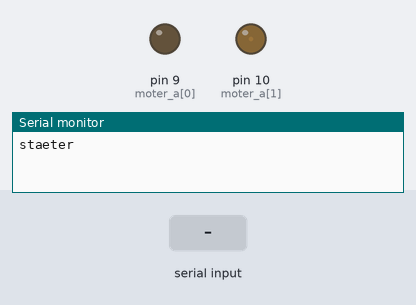
Recording of a sketch running on a simulated Arduino Uno, built with avr-gcc and run on an emulated ATmega328P. On the bench: output pins drawn as LEDs (lit = HIGH), the last lines printed to the serial monitor. The inputs (shaded band) are chosen by the test bench.

Above: at 1.2 s.
1.3 s: "90,45\n" received over Serial
At 2.1 s:
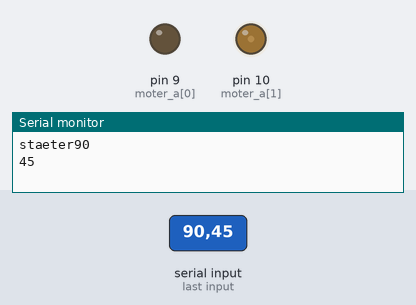
3.8 s: "30,150\n" received over Serial
At 4.5 s:
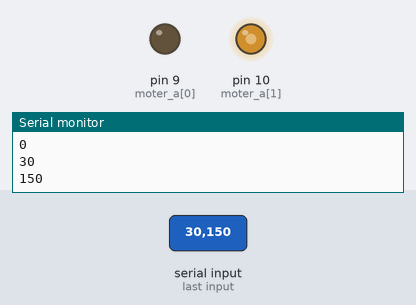
6.3 s: "200\n" received over Serial
At 7.1 s:
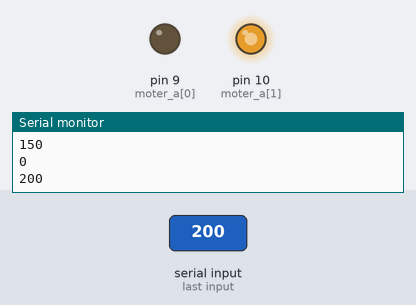
Timing chart, 0 to 9.3 s (numbered marks = the images above; inputs shaded):
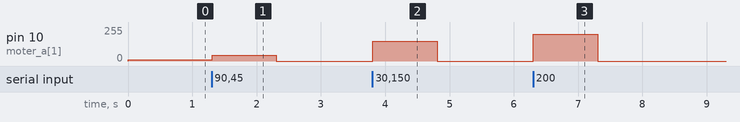

The sketch:

dc_moter_til_linux_cp_to_ardino_moter_skriv_leas.ino
```cpp
int moter_a[] = {9,10};
int tel = 0;
int cp_has = 10;
bool brems = false;
int ret = 1;

void setup() {
  // Initialize digital pin 3 as an output.
  pinMode(moter_a[0], OUTPUT);
  pinMode(moter_a[1], OUTPUT);
  digitalWrite(moter_a[0], LOW);
  digitalWrite(moter_a[1], LOW);
  Serial.begin(9600);
  Serial.print("staeter");

}
void koer(int hasj) // 0 er brams
{
  int has = hasj;
  if(has == 0)
  {
    if(brems)
    {
      digitalWrite(moter_a[0], HIGH);
      digitalWrite(moter_a[1], HIGH);
    }
    else
    {
      digitalWrite(moter_a[0], LOW);
      digitalWrite(moter_a[1], LOW);
    }
  }
  else if(has > 0)
  {
    has--;
    digitalWrite(moter_a[0], LOW);
    if(has > 255)
      analogWrite(moter_a[1], 255);
    else
      analogWrite(moter_a[1], has);
  }
  else
  {
    has = 0 - has;
    has--;
    digitalWrite(moter_a[1], LOW);
    if(has > 255)
      analogWrite(moter_a[0], 255);
    else
      analogWrite(moter_a[0], has);
  }
}

void frem_og_tilbage()
{
  //Serial.println(tel);
  tel += ret;
  koer(0);
  if(tel > 300 || tel < -300)
    ret = -1*ret;

}

void pc_has()
{
  if(Serial.available() > 0)
  {
    cp_has = Serial.parseInt();
    Serial.println(cp_has);
  }
  koer(cp_has);
}
void loop()
{
  //frem_og_tilbage();
  pc_has();
}
```

Measured:
- after the input at 1.3 s, pin 10 (moter_a[1]): 9/255 → 44/255 at once, → 0/255 1.0 s later
- after the input at 3.8 s, pin 10 (moter_a[1]): 0/255 → 149/255 at once, → 0/255 1.0 s later
- after the input at 6.3 s, pin 10 (moter_a[1]): 0/255 → 199/255 at once, → 0/255 1.0 s later
